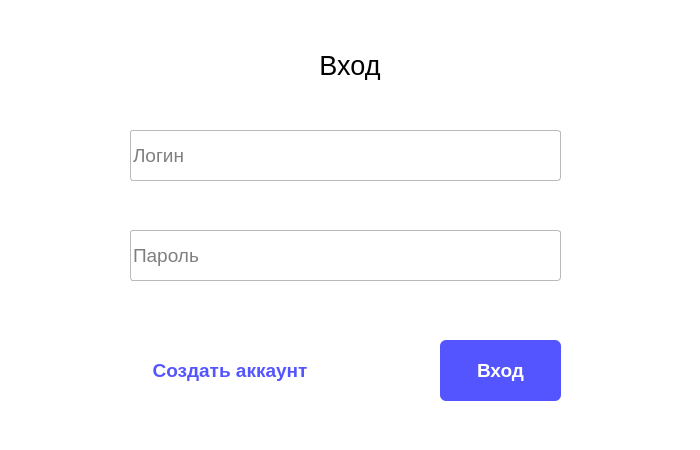
<?xml version="1.0" encoding="UTF-8"?>
<ui version="4.0">
 <class>MainWindow</class>
 <widget class="QMainWindow" name="MainWindow">
  <property name="geometry">
   <rect>
    <x>0</x>
    <y>0</y>
    <width>700</width>
    <height>450</height>
   </rect>
  </property>
  <property name="windowTitle">
   <string>Авторизация</string>
  </property>
  <property name="styleSheet">
   <string notr="true">background-color: white;</string>
  </property>
  <widget class="QWidget" name="centralwidget">
   <widget class="QPushButton" name="AuthorizationButton">
    <property name="geometry">
     <rect>
      <x>440</x>
      <y>340</y>
      <width>121</width>
      <height>61</height>
     </rect>
    </property>
    <property name="font">
     <font>
      <pointsize>14</pointsize>
      <weight>75</weight>
      <italic>false</italic>
      <bold>true</bold>
      <underline>false</underline>
      <strikeout>false</strikeout>
      <kerning>true</kerning>
     </font>
    </property>
    <property name="cursor">
     <cursorShape>PointingHandCursor</cursorShape>
    </property>
    <property name="styleSheet">
     <string notr="true">QPushButton{
	border-radius: 6px;
	background-color: rgb(85, 85, 255);
	color: white;
}

QPushButton::hover{
	border-radius: 6px;
	background-color: rgb(85, 0, 255);
	color: white;
}

QPushButton::pressed{
	border-radius: 6px;
	background-color: #BEB775;
	color: white;
}
</string>
    </property>
    <property name="text">
     <string>Вход</string>
    </property>
   </widget>
   <widget class="QPushButton" name="RegistrationWindowButton">
    <property name="geometry">
     <rect>
      <x>130</x>
      <y>340</y>
      <width>200</width>
      <height>60</height>
     </rect>
    </property>
    <property name="font">
     <font>
      <pointsize>14</pointsize>
      <weight>75</weight>
      <bold>true</bold>
     </font>
    </property>
    <property name="cursor">
     <cursorShape>PointingHandCursor</cursorShape>
    </property>
    <property name="styleSheet">
     <string notr="true">

QPushButton{
	border-radius: 6px;
	background-color: white;
	color: rgb(85, 85, 255);
}

QPushButton::hover{
	border-radius: 6px;
	background-color: rgbrgb(240, 255, 255);
	color: rgb(85, 0, 255);
}

QPushButton::pressed{
	border-radius: 6px;
	background-color: #BEB775;
	color: black;
}
</string>
    </property>
    <property name="text">
     <string>Создать аккаунт</string>
    </property>
   </widget>
   <widget class="QLineEdit" name="lineEdit">
    <property name="geometry">
     <rect>
      <x>130</x>
      <y>130</y>
      <width>431</width>
      <height>51</height>
     </rect>
    </property>
    <property name="font">
     <font>
      <pointsize>14</pointsize>
     </font>
    </property>
    <property name="styleSheet">
     <string notr="true">border: 1px solid rgb(186, 186, 186);
border-radius: 3px;
background-color: white;
color: black;</string>
    </property>
    <property name="echoMode">
     <enum>QLineEdit::Normal</enum>
    </property>
    <property name="alignment">
     <set>Qt::AlignLeading|Qt::AlignLeft|Qt::AlignVCenter</set>
    </property>
    <property name="placeholderText">
     <string>Логин</string>
    </property>
   </widget>
   <widget class="QLineEdit" name="lineEdit_2">
    <property name="geometry">
     <rect>
      <x>130</x>
      <y>230</y>
      <width>431</width>
      <height>51</height>
     </rect>
    </property>
    <property name="font">
     <font>
      <pointsize>14</pointsize>
     </font>
    </property>
    <property name="styleSheet">
     <string notr="true">border: 1px solid rgb(186, 186, 186);
border-radius: 3px;
background-color: white;
color: black;</string>
    </property>
    <property name="placeholderText">
     <string>Пароль</string>
    </property>
   </widget>
   <widget class="QLabel" name="label">
    <property name="geometry">
     <rect>
      <x>80</x>
      <y>50</y>
      <width>540</width>
      <height>30</height>
     </rect>
    </property>
    <property name="font">
     <font>
      <pointsize>20</pointsize>
     </font>
    </property>
    <property name="cursor">
     <cursorShape>ArrowCursor</cursorShape>
    </property>
    <property name="styleSheet">
     <string notr="true">color: black;</string>
    </property>
    <property name="text">
     <string>Вход</string>
    </property>
    <property name="alignment">
     <set>Qt::AlignCenter</set>
    </property>
   </widget>
  </widget>
 </widget>
 <resources/>
 <connections/>
</ui>
